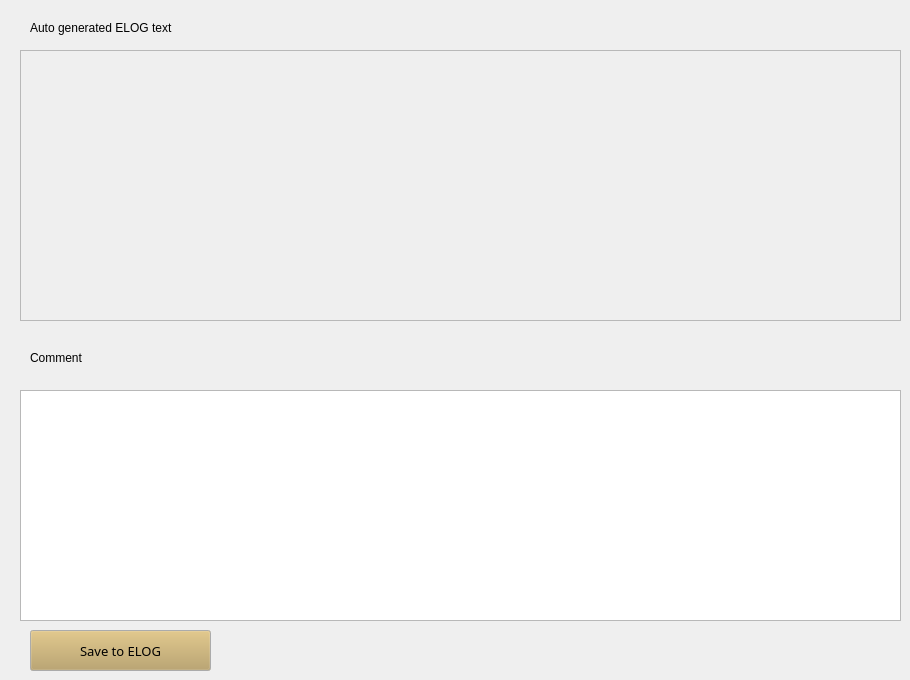
    <widget class="QWidget" name="tab">
     <attribute name="title">
      <string>ELOG</string>
     </attribute>
     <widget class="QPlainTextEdit" name="ELOGtextAuto">
      <property name="enabled">
       <bool>false</bool>
      </property>
      <property name="geometry">
       <rect>
        <x>20</x>
        <y>50</y>
        <width>881</width>
        <height>271</height>
       </rect>
      </property>
     </widget>
     <widget class="QPlainTextEdit" name="ELOGtextInput">
      <property name="enabled">
       <bool>true</bool>
      </property>
      <property name="geometry">
       <rect>
        <x>20</x>
        <y>390</y>
        <width>881</width>
        <height>231</height>
       </rect>
      </property>
     </widget>
     <widget class="QLabel" name="label_78">
      <property name="geometry">
       <rect>
        <x>30</x>
        <y>20</y>
        <width>241</width>
        <height>16</height>
       </rect>
      </property>
      <property name="text">
       <string>Auto generated ELOG text</string>
      </property>
      <property name="alignment">
       <set>Qt::AlignLeading|Qt::AlignLeft|Qt::AlignVCenter</set>
      </property>
     </widget>
     <widget class="QLabel" name="label_79">
      <property name="geometry">
       <rect>
        <x>30</x>
        <y>350</y>
        <width>241</width>
        <height>16</height>
       </rect>
      </property>
      <property name="text">
       <string>Comment</string>
      </property>
      <property name="alignment">
       <set>Qt::AlignLeading|Qt::AlignLeft|Qt::AlignVCenter</set>
      </property>
     </widget>
     <widget class="QPushButton" name="SaveElogGUI">
      <property name="geometry">
       <rect>
        <x>30</x>
        <y>630</y>
        <width>181</width>
        <height>41</height>
       </rect>
      </property>
      <property name="palette">
       <palette>
        <active>
         <colorrole role="Button">
          <brush brushstyle="SolidPattern">
           <color alpha="255">
            <red>183</red>
            <green>157</green>
            <blue>92</blue>
           </color>
          </brush>
         </colorrole>
        </active>
        <inactive>
         <colorrole role="Button">
          <brush brushstyle="SolidPattern">
           <color alpha="255">
            <red>183</red>
            <green>157</green>
            <blue>92</blue>
           </color>
          </brush>
         </colorrole>
        </inactive>
        <disabled>
         <colorrole role="Button">
          <brush brushstyle="SolidPattern">
           <color alpha="255">
            <red>183</red>
            <green>157</green>
            <blue>92</blue>
           </color>
          </brush>
         </colorrole>
        </disabled>
       </palette>
      </property>
      <property name="font">
       <font>
        <family>Sans Serif</family>
        <pointsize>10</pointsize>
       </font>
      </property>
      <property name="text">
       <string>Save to ELOG</string>
      </property>
     </widget>
    </widget>
